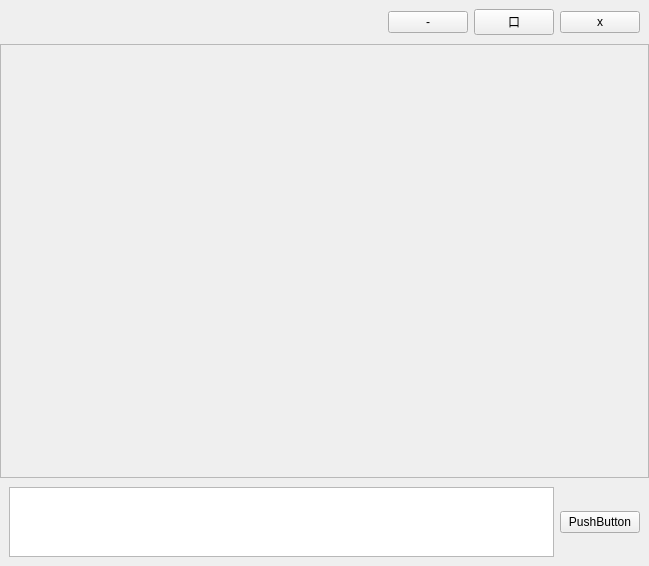
<?xml version="1.0" encoding="UTF-8"?>
<ui version="4.0">
 <class>MainWindow</class>
 <widget class="QMainWindow" name="MainWindow">
  <property name="geometry">
   <rect>
    <x>0</x>
    <y>0</y>
    <width>649</width>
    <height>566</height>
   </rect>
  </property>
  <property name="windowTitle">
   <string>MainWindow</string>
  </property>
  <widget class="QWidget" name="centralwidget">
   <layout class="QVBoxLayout" name="verticalLayout_2">
    <property name="spacing">
     <number>0</number>
    </property>
    <property name="leftMargin">
     <number>0</number>
    </property>
    <property name="topMargin">
     <number>0</number>
    </property>
    <property name="rightMargin">
     <number>0</number>
    </property>
    <property name="bottomMargin">
     <number>0</number>
    </property>
    <item>
     <widget class="QWidget" name="head_widget" native="true">
      <property name="styleSheet">
       <string notr="true">
backgroud-color: red</string>
      </property>
      <layout class="QGridLayout" name="gridLayout">
       <property name="leftMargin">
        <number>0</number>
       </property>
       <property name="topMargin">
        <number>0</number>
       </property>
       <property name="rightMargin">
        <number>0</number>
       </property>
       <property name="bottomMargin">
        <number>0</number>
       </property>
       <property name="spacing">
        <number>0</number>
       </property>
       <item row="0" column="0">
        <widget class="QWidget" name="h_widget" native="true">
         <property name="styleSheet">
          <string notr="true"/>
         </property>
         <layout class="QHBoxLayout" name="horizontalLayout_2">
          <item>
           <spacer name="horizontalSpacer">
            <property name="orientation">
             <enum>Qt::Horizontal</enum>
            </property>
            <property name="sizeHint" stdset="0">
             <size>
              <width>385</width>
              <height>20</height>
             </size>
            </property>
           </spacer>
          </item>
          <item>
           <widget class="QPushButton" name="minBtn">
            <property name="text">
             <string>-</string>
            </property>
           </widget>
          </item>
          <item>
           <widget class="QPushButton" name="maxBtn">
            <property name="text">
             <string>口</string>
            </property>
           </widget>
          </item>
          <item>
           <widget class="QPushButton" name="exitBtn">
            <property name="text">
             <string>x</string>
            </property>
           </widget>
          </item>
         </layout>
        </widget>
       </item>
      </layout>
     </widget>
    </item>
    <item>
     <widget class="QWidget" name="widget" native="true">
      <layout class="QHBoxLayout" name="horizontalLayout" stretch="3">
       <property name="spacing">
        <number>0</number>
       </property>
       <property name="leftMargin">
        <number>0</number>
       </property>
       <property name="topMargin">
        <number>0</number>
       </property>
       <property name="rightMargin">
        <number>0</number>
       </property>
       <property name="bottomMargin">
        <number>0</number>
       </property>
       <item>
        <widget class="QWidget" name="widget_3" native="true">
         <layout class="QVBoxLayout" name="verticalLayout" stretch="7,1">
          <property name="spacing">
           <number>0</number>
          </property>
          <property name="leftMargin">
           <number>0</number>
          </property>
          <property name="topMargin">
           <number>0</number>
          </property>
          <property name="rightMargin">
           <number>0</number>
          </property>
          <property name="bottomMargin">
           <number>0</number>
          </property>
          <item>
           <widget class="QWidget" name="msg_widget" native="true">
            <layout class="QGridLayout" name="gridLayout_3">
             <property name="leftMargin">
              <number>0</number>
             </property>
             <property name="topMargin">
              <number>0</number>
             </property>
             <property name="rightMargin">
              <number>0</number>
             </property>
             <property name="bottomMargin">
              <number>0</number>
             </property>
             <property name="spacing">
              <number>0</number>
             </property>
             <item row="0" column="0">
              <widget class="QScrollArea" name="scrollArea">
               <property name="styleSheet">
                <string notr="true"/>
               </property>
               <property name="horizontalScrollBarPolicy">
                <enum>Qt::ScrollBarAlwaysOff</enum>
               </property>
               <property name="widgetResizable">
                <bool>true</bool>
               </property>
               <widget class="QWidget" name="scrollAreaWidgetContents">
                <property name="geometry">
                 <rect>
                  <x>0</x>
                  <y>0</y>
                  <width>647</width>
                  <height>446</height>
                 </rect>
                </property>
                <layout class="QGridLayout" name="gridLayout_4">
                 <property name="leftMargin">
                  <number>0</number>
                 </property>
                 <property name="topMargin">
                  <number>0</number>
                 </property>
                 <property name="rightMargin">
                  <number>0</number>
                 </property>
                 <property name="bottomMargin">
                  <number>0</number>
                 </property>
                 <property name="spacing">
                  <number>0</number>
                 </property>
                </layout>
               </widget>
              </widget>
             </item>
            </layout>
           </widget>
          </item>
          <item>
           <widget class="QWidget" name="widget_4" native="true">
            <layout class="QGridLayout" name="gridLayout_2">
             <item row="0" column="0">
              <widget class="QTextEdit" name="textEdit"/>
             </item>
             <item row="0" column="1">
              <widget class="QPushButton" name="pushButton">
               <property name="text">
                <string>PushButton</string>
               </property>
              </widget>
             </item>
            </layout>
           </widget>
          </item>
         </layout>
        </widget>
       </item>
      </layout>
     </widget>
    </item>
   </layout>
  </widget>
 </widget>
 <resources/>
 <connections>
  <connection>
   <sender>minBtn</sender>
   <signal>clicked()</signal>
   <receiver>MainWindow</receiver>
   <slot>showMinimized()</slot>
   <hints>
    <hint type="sourcelabel">
     <x>139</x>
     <y>20</y>
    </hint>
    <hint type="destinationlabel">
     <x>173</x>
     <y>282</y>
    </hint>
   </hints>
  </connection>
  <connection>
   <sender>maxBtn</sender>
   <signal>clicked()</signal>
   <receiver>MainWindow</receiver>
   <slot>showFullScreen()</slot>
   <hints>
    <hint type="sourcelabel">
     <x>220</x>
     <y>20</y>
    </hint>
    <hint type="destinationlabel">
     <x>173</x>
     <y>282</y>
    </hint>
   </hints>
  </connection>
  <connection>
   <sender>exitBtn</sender>
   <signal>clicked()</signal>
   <receiver>MainWindow</receiver>
   <slot>close()</slot>
   <hints>
    <hint type="sourcelabel">
     <x>301</x>
     <y>20</y>
    </hint>
    <hint type="destinationlabel">
     <x>173</x>
     <y>282</y>
    </hint>
   </hints>
  </connection>
 </connections>
</ui>
